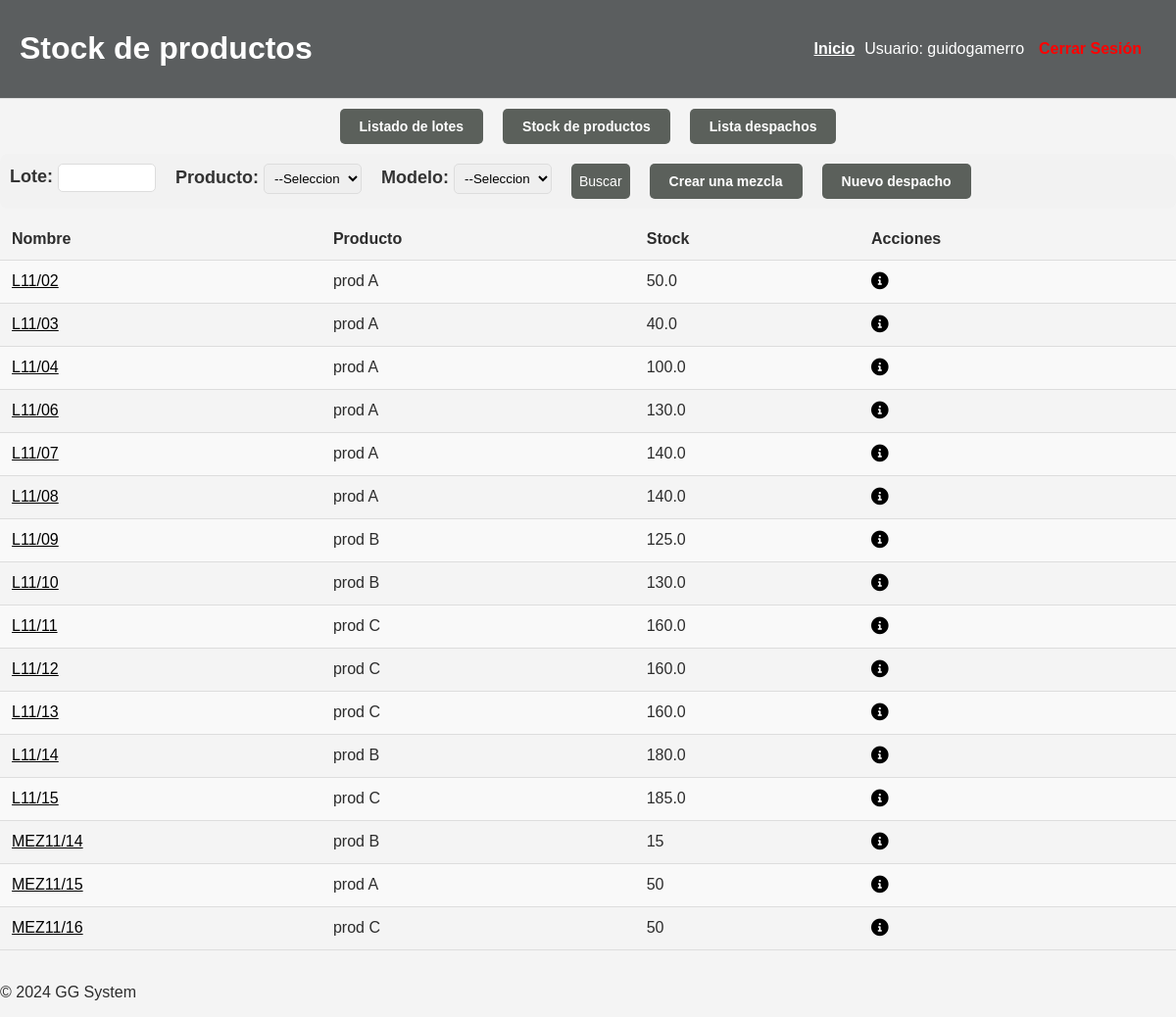
/gestion_lotes/stock_producto (signed in), run on the app's committed database.
### gestion_lotes/models.py (models this page shows, shortened)
class Lote(models.Model):
    nombre_lote = models.CharField(max_length=25, unique=True)
    fecha_inicio = models.DateField()
    etapa = models.CharField(max_length=25, default='-')
    estado = models.CharField(max_length=15, choices=[('iniciado','Iniciado'), ('finalizado', 'Finalizado')], default='Iniciado')
    producto = models.CharField(max_length=100, choices=[('prod A', 'Prod A'), ('prod B','Prod B'),('prod C','Prod C')], default="No especificado")
    tipo = models.CharField(max_length=20, choices=[('tipo 1', 'Tipo 1'), ('tipo 2', 'Tipo 2'), ('tipo 3', 'Tipo 3')], default=None)
    fecha_fin = models.DateField(null=True, blank=True)
    cantidad = models.DecimalField(max_digits=10, decimal_places=1, help_text="Cantidad en kg", null=True, blank=True)
    calidad1 = models.IntegerField(choices=[(i, i) for i in range(1, 11)], help_text="Calidad 1 (1-10)", null=True, blank=True, default=1)
    calidad2 = models.IntegerField(choices=[(i, i) for i in range(1, 11)], help_text="Calidad 2 (1-10)", null=True, blank=True, default=1)
    usado = models.BooleanField(default=False)
    tipo_lote = models.CharField(max_length=20, default='individual')
    STATE_CHOICES = [
        ('Activo', 'Activo'),
        ('Desactivado', 'Desactivado'),
    ]
    state = models.CharField(max_length=20, choices=STATE_CHOICES, default='Activo')
    stock = models.DecimalField(max_digits=10, decimal_places=1, null=True, blank=True, default=0)

class Mezcla(models.Model):
    nombre_mezcla = models.CharField(max_length=20, unique=True)
    cantidad_total = models.IntegerField()
    lotes = models.ManyToManyField('Lote', through='LoteEnMezcla')
    destino = models.CharField(max_length=100, blank=True, null=True)
    despachada = models.BooleanField(default=False)
    stock_restante = models.PositiveIntegerField(default=1)
    producto = models.CharField(max_length=100, default="No especificado", null=True)
    '''def save(self, *args, **kwargs):
        # Inicializar el stock restante con la cantidad total si es una nueva mezcla
        if not self.pk:
            self.stock_restante = self.cantidad_total
        super().save(*args, **kwargs)''' #ME GUSTA ESTA IDEA PERO NO ME ESTARIA FUNCIONANDO

### gestion_lotes/views.py (the view, shortened to what this page needs)
# urls.py: path('stock_producto', views.stock_producto, name='stock_producto'),
def stock_producto(request):
    lotes_stock = Lote.objects.filter(estado = 'finalizado', stock__gt=0, state = 'Activo').order_by('producto')
    mezclas_stock = Mezcla.objects.filter(stock_restante__gt=0)
    form = LoteFiltroForm(request.GET or None)
    stock_total = list(lotes_stock) + list(mezclas_stock)
    stock_total.sort(key=lambda x: getattr(x, 'nombre_lote', getattr(x, 'nombre_mezcla', '')))
    ctx = {'form': form, 'stock_total': stock_total}
    return render(request, 'gestion_lotes/stock_producto.html', ctx)

### gestion_lotes/forms.py
class LoteFiltroForm(forms.Form):
    nombre_lote = forms.CharField(max_length=100, required=False, label='Nombre del lote')
    producto = forms.ChoiceField(choices=[('','Todos')] + Lote._meta.get_field('producto').choices, required=False, label='Producto')
    fecha_inicio = forms.DateField(label="Fecha de Inicio", widget=forms.DateInput(attrs={'type': 'date'}), required=False)
    estado = forms.ChoiceField(label='Estado', choices=[('', '---'), ('iniciado', 'Iniciado'), ('finalizado', 'Finalizado')], required=False)
    fecha_inicio_desde = forms.DateField(widget=forms.DateInput(attrs={'type': 'date', 'class': 'form-control'}), required=False, label='Fecha de inicio desde:')
    fecha_inicio_hasta= forms.DateField(widget=forms.DateInput(attrs={'type': 'date', 'class': 'form-control'}), required=False, label='Fecha de inicio hasta:')
    stock = forms.IntegerField(required=False)
    tipo_modelo = forms.ChoiceField(
        required=False,
        choices=[('todos', 'Todos'), ('lote', 'Lote'), ('mezcla', 'Mezcla')],
        label='Modelo'
    )

### gestion_lotes/templates/gestion_lotes/stock_producto.html (shortened to what this page needs)
{% extends 'base.html' %}
{% block header %}
    <h1>Stock de productos</h1>
{% endblock %}
{% block content %}
<div class="conteiner-opc">
    <a href="{% url 'gestion_lotes:lista_lotes' %}" class="button-link-h">Listado de lotes</a>
    <a href="{% url 'gestion_lotes:stock_producto' %}" class="button-link-h">Stock de productos</a>
    <a href="{% url 'gestion_lotes:lista_despachos' %}" class="button-link-h">Lista despachos</a>
</div>
<form method="GET" action="{% url 'gestion_lotes:stock_producto' %}" class="filter-form">
    <div class="form-group">
        <label for="nombre_lote">Lote: <input type="text" name="nombre_lote" id="nombre_lote" class="form-control"></label>
    </div>
    <div class="form-group">
        <label for="producto">Producto:
            <select name="producto" id="producto" class="form-control">
                <option value="">--Seleccionar Producto--</option>
            </select>
        </label>
    </div>
    <div class="form-group">
        <label for="tipo_modelo">Modelo:
            <select name="tipo_modelo" id="tipo_modelo" class="form-control">
                <option value="">--Seleccionar Modelo--</option>
            </select>
        </label>
    </div>
    <button type="submit" class="filter-button">Buscar</button>
    <a href="{% url 'gestion_lotes:crear_mezcla' %}" class="button-link-h">Crear una mezcla</a>
    <a href="{% url 'gestion_lotes:nuevo_despacho' %}" class="button-link-h">Nuevo despacho</a>
</form>
<table class="lotes-table">
    <tr>
        <th>Nombre</th>
        <th>Producto</th>
        <th>Stock</th>
        <th>Acciones</th>
    </tr>
    {% for item in stock_total %}
    <tr>
        {% if item.nombre_lote %}
            <td><a href="{% url 'gestion_lotes:detalle_lote' pk=item.pk %}">{{ item.nombre_lote }}</a></td>
        {% else %}
            <td><a href="{% url 'gestion_lotes:registrar_despacho' pk=item.pk %}">{{ item.nombre_mezcla }}</a></td>
        {% endif %}
        <td>{{ item.producto }}</td>
        {% if item.stock %}
            <td>{{ item.stock}}</td>
        {% else %}
            <td>{{ item.stock_restante }}</td>
        {% endif %}
        {% if item.nombre_lote %}
            <td>
                <div>
                    <a href="{% url 'gestion_lotes:detalle_lote' pk=item.pk %}" style="padding-right: 15px;" class="detalle-icono" title="Ver detalle del lote">
                        <i class="fas fa-info-circle"></i>
                    </a>
                </div>
            </td>
        {% else %}
            <td>
                <div>
                    <a href="{% url 'gestion_lotes:detalle_mezcla' pk=item.pk %}" class="detalle-icono" title="Ver detalle del lote">
                        <i class="fas fa-info-circle"></i>
                    </a>
                </div>
            </td>
        {% endif %}
    </tr>
    {% empty %}
    <tr>
        <td colspan="3">No hay stock</td>
    </tr>
    {% endfor %}
</table>
{% endblock %}

### gestion_lotes/templates/base.html (shortened to what this page needs)
{% load static %}
<!DOCTYPE html>
<html lang="es">
<head>
    <link rel="stylesheet" href="{% static 'css/estilo.css' %}">
    <link href="https://cdnjs.cloudflare.com/ajax/libs/font-awesome/6.0.0-beta3/css/all.min.css" rel="stylesheet">
</head>
<body>
    <header class="main-header">
        <div>
            {% block header %}
            {% endblock %}
        </div>
        <nav class="navbar">
            <a href="{% url 'home:pagina_inicial' %}">Inicio</a>
            <span class="user-info">
                Usuario: {{ user.username }}
            </span>
            <a href="{% url 'usuarios:logout' %}" class="btn btn-danger">Cerrar Sesión</a>
        </nav>
    </header>
    <main>
        {% block content %}
        {% endblock %}
    </main>
    <br>
    <footer>
        <p>&copy; 2024 GG System</p>
    </footer>
</body>
</html>

### gestion_lotes/static/css/estilo.css (style rules this page uses)
body { background-color: #f4f4f4; color: #2c2c2c; font-family: Arial, sans-serif; margin: 0; }
header { background-color: #333333; color: white; padding: 10px 20px; display: flex; justify-content: space-between; align-items: center; position: sticky; top: 0; z-index: 1000; }
header a { color: white; text-decoration: none; margin: 0 10px; font-weight: bold; }
button { font-size: 14px; padding: 10px 15px; border: none; border-radius: 5px; cursor: pointer; }
a { text-decoration: underline; }
.main-header { background-color: #5b5e5f; padding: 10px 20px; border-bottom: 1px solid #ddd; }
.navbar { display: flex; justify-content: space-between; align-items: center; }
.navbar .btn { margin: 0 5px; text-decoration: none; color: #333; }
.navbar .btn-danger { color: red; padding: 5px 10px; border-radius: 5px; }
nav a { text-decoration: underline; }
.filter-button { padding: 4px 8px; background-color: #5b605b; color: white; border: none; border-radius: 5px; cursor: pointer; }
.lotes-table { width: 100%; border-collapse: collapse; margin-top: 10px; font-family: Arial, sans-serif; }
.lotes-table th, .lotes-table td { padding: 12px; text-align: left; border-bottom: 1px solid #ddd; }
.lotes-table tbody tr:nth-child(even) { background-color: #f9f9f9; }
.button-link-h { display: inline-block; padding: 10px 20px; font-size: 14px; font-weight: bold; color: #fff; background-color: #5b605b; text-align: center; text-decoration: none; border-radius: 5px; }
.conteiner-opc { display: flex; justify-content: center; align-items: center; }
.conteiner-opc a { margin: 10px; }
.filter-form { background-color: #f2f2f2; padding: 10px; border-radius: 8px; margin-bottom: 5px; display: flex; flex-wrap: wrap; gap: 20px; }
.filter-form .form-group { display: flex; flex-direction: column; align-items: center; margin-bottom: 0; }
.filter-form label { font-weight: bold; color: #333; margin-bottom: 3px; font-size: 18px; }
.filter-form .form-control { width: 100px; padding: 6px; border: 1px solid #ddd; border-radius: 5px; box-sizing: border-box; }
table.lotes-table td a { color: black; }
.detalle-icono i { font-size: 1.1rem; transition: color 0.3s; }

### data on the page
Lote: nombre_lote "L11/02", producto "prod A", stock "50.0"
Lote: nombre_lote "L11/03", producto "prod A", stock "40.0"
Lote: nombre_lote "L11/04", producto "prod A", stock "100.0"
Lote: nombre_lote "L11/06", producto "prod A", stock "130.0"
Lote: nombre_lote "L11/07", producto "prod A", stock "140.0"
Lote: nombre_lote "L11/08", producto "prod A", stock "140.0"
Lote: nombre_lote "L11/09", producto "prod B", stock "125.0"
Lote: nombre_lote "L11/10", producto "prod B", stock "130.0"
Lote: nombre_lote "L11/11", producto "prod C", stock "160.0"
Lote: nombre_lote "L11/12", producto "prod C", stock "160.0"
Lote: nombre_lote "L11/13", producto "prod C", stock "160.0"
Lote: nombre_lote "L11/14", producto "prod B", stock "180.0"
Lote: nombre_lote "L11/15", producto "prod C", stock "185.0"
Mezcla: nombre_mezcla "MEZ11/14", producto "prod B", stock_restante "15"
Mezcla: nombre_mezcla "MEZ11/15", producto "prod A", stock_restante "50"
Mezcla: nombre_mezcla "MEZ11/16", producto "prod C", stock_restante "50"

### other printed values
{{ user.username }} "guidogamerro"
